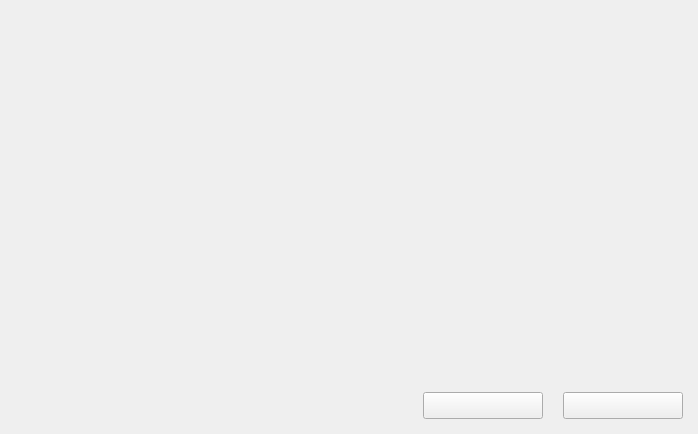
<?xml version="1.0" encoding="UTF-8"?>
<ui version="4.0">
 <class>add_new_source</class>
 <widget class="QWidget" name="add_new_source">
  <property name="windowModality">
   <enum>Qt::ApplicationModal</enum>
  </property>
  <property name="geometry">
   <rect>
    <x>0</x>
    <y>0</y>
    <width>698</width>
    <height>434</height>
   </rect>
  </property>
  <property name="minimumSize">
   <size>
    <width>698</width>
    <height>434</height>
   </size>
  </property>
  <property name="windowTitle">
   <string>Form</string>
  </property>
  <layout class="QVBoxLayout" name="verticalLayout_2">
   <property name="spacing">
    <number>0</number>
   </property>
   <property name="leftMargin">
    <number>0</number>
   </property>
   <property name="topMargin">
    <number>0</number>
   </property>
   <property name="rightMargin">
    <number>0</number>
   </property>
   <property name="bottomMargin">
    <number>0</number>
   </property>
   <item>
    <layout class="QVBoxLayout" name="verticalLayout" stretch="1,0">
     <property name="spacing">
      <number>15</number>
     </property>
     <property name="bottomMargin">
      <number>15</number>
     </property>
     <item>
      <widget class="QStackedWidget" name="stackedWidget_multi_source_selection">
       <property name="styleSheet">
        <string notr="true"/>
       </property>
       <property name="currentIndex">
        <number>0</number>
       </property>
       <widget class="QWidget" name="page"/>
       <widget class="QWidget" name="page_2"/>
      </widget>
     </item>
     <item>
      <layout class="QHBoxLayout" name="horizontalLayout_6">
       <property name="spacing">
        <number>20</number>
       </property>
       <property name="rightMargin">
        <number>15</number>
       </property>
       <item>
        <spacer name="horizontalSpacer_3">
         <property name="orientation">
          <enum>Qt::Horizontal</enum>
         </property>
         <property name="sizeHint" stdset="0">
          <size>
           <width>40</width>
           <height>20</height>
          </size>
         </property>
        </spacer>
       </item>
       <item>
        <widget class="QPushButton" name="pushButton_previous">
         <property name="minimumSize">
          <size>
           <width>120</width>
           <height>0</height>
          </size>
         </property>
         <property name="font">
          <font>
           <pointsize>12</pointsize>
          </font>
         </property>
         <property name="styleSheet">
          <string notr="true"/>
         </property>
         <property name="text">
          <string/>
         </property>
        </widget>
       </item>
       <item>
        <widget class="QPushButton" name="pushButton_next">
         <property name="minimumSize">
          <size>
           <width>120</width>
           <height>0</height>
          </size>
         </property>
         <property name="font">
          <font>
           <pointsize>12</pointsize>
          </font>
         </property>
         <property name="styleSheet">
          <string notr="true"/>
         </property>
         <property name="text">
          <string/>
         </property>
        </widget>
       </item>
      </layout>
     </item>
    </layout>
   </item>
  </layout>
 </widget>
 <resources/>
 <connections/>
</ui>
